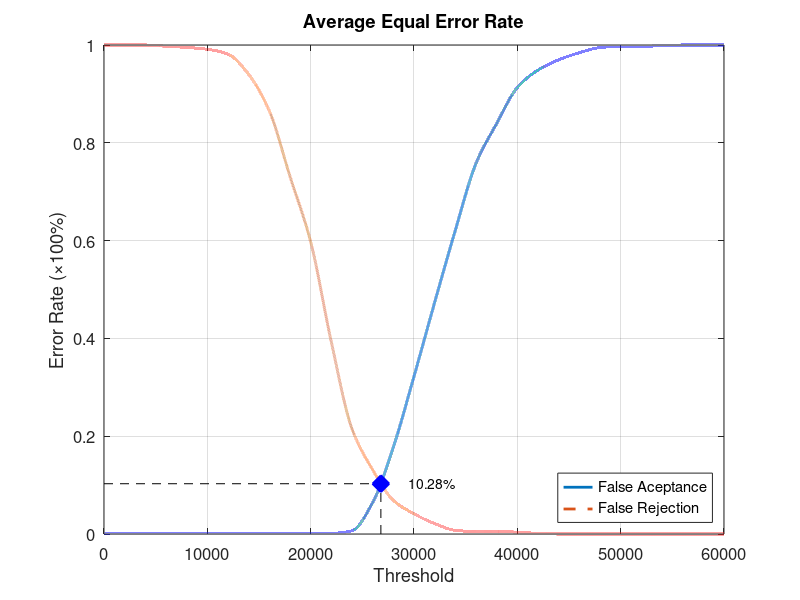
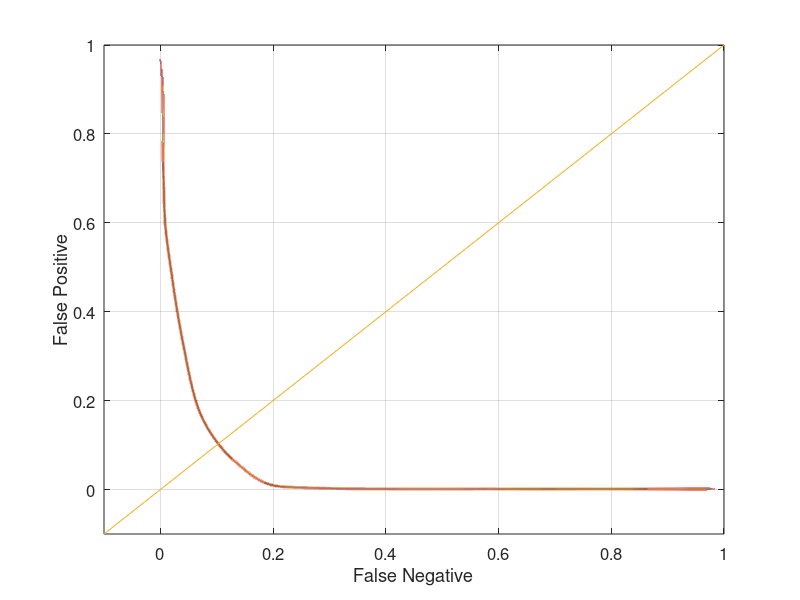

Recreate these plots in MATLAB, in order.
function yEER = Experiment1Average
close all;
clear;
clc;
x = 0:2000:60000;
xq = 0:0.5:60000;

y0 = [0 0.00131579 0.00131579 0.00131579 0.00131579 0.00131579 0.00131579 0.00131579 0.00131579 0.00131579 0.00131579 0.00131579 0.00657895 0.0644737 0.177632 0.322368 0.473684 0.621053 0.757895 0.839474 0.913158 0.948684 0.969737 0.98421 0.994737 0.997368 0.997368 0.998684 1 1 1];
yy0 = interp1(x, y0, xq, 'pchip');
y1 = [1 1 1 0.9975 0.995 0.99125 0.98125 0.94 0.865 0.73125 0.5975 0.3925 0.215 0.13125 0.06875 0.04125 0.02125 0.0075 0.005 0.005 0.00375 0.00125 0 0 0 0 0 0 0 0 0];
yy1 = interp1(x, y1, xq, 'pchip');

% Calculating EER: 
y2 = abs(y0 - y1);
find(y2 == min(y2))
yy2 = abs(yy0 - yy1);
xEER = find(yy2 == min(yy2));
xEERIndex = xq(xEER) % X-axis EER
yEER = yy0(xEER) % Y-axis EER

main = figure
plot(xq, yy0,'-','LineWidth', 2);	hold on
plot(xq, yy1,'--','LineWidth', 2);	hold on
plot([xEERIndex xEERIndex], [0 yEER], 'k--');	hold on
plot([0 xEERIndex], [yEER yEER], 'k--');	hold on
plot(xEERIndex, yEER, 'bx', 'LineWidth', 10);	hold on
text(xEERIndex + 10 * xEERIndex / 100, yEER, [num2str(round((10000 * yEER)) / 100) '%'])
legend('False Aceptance', 'False Rejection', 'Location', 'SouthEast')
xlabel('Threshold')
ylabel('Error Rate (\times100%)')
title('Average Equal Error Rate')
set(gca, 'FontSize', 12)
axis([0 60000 0 1])
grid on

print(main, 'Experiment1AverageMain', '-dpng');
FNRxFPR = figure('Color', [1 1 1]);
plot(yy1, yy0, '-', yy1, yy0, 'LineWidth', 2);
hold on
y = -0.1:0.1:1
plot(y, y); 
set(gca, 'FontSize', 12)
xlabel('False Negative')
ylabel('False Positive')
axis([-0.1 1 -0.1 1])
set(gca, 'FontSize', 12)
grid on

print(FNRxFPR, 'Experiment1AverageFNRxFPR','-dpng');
end
